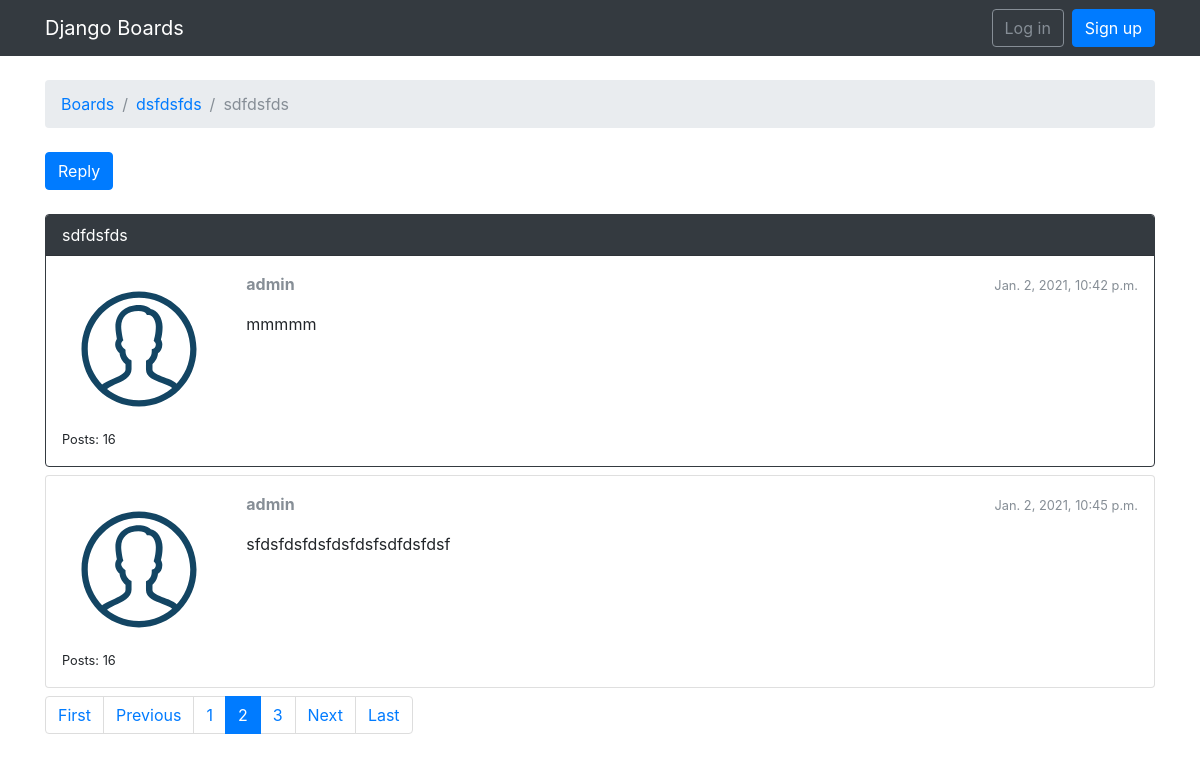
The page /boards/1/topics/1/?page=2 on the database its author committed.
### boards/models.py (models this page shows, shortened)
class Topic(models.Model):
    subject = models.CharField(
        max_length=255
        )
    last_updated = models.DateTimeField(
        auto_now_add=True
        )
    board = models.ForeignKey(
        Board,
        related_name='topics',
        on_delete=models.CASCADE
        )
    starter = models.ForeignKey(
        User,
        related_name='topics',
        on_delete=models.CASCADE
        )
    views = models.PositiveIntegerField(
        default=0
        )

class Board(models.Model):
    name = models.CharField(
        max_length=30,
        unique=True
        )
    description = models.CharField(
        max_length=100
        )

class Post(models.Model):
    message = models.TextField(
        max_length=4000
        )
    topic = models.ForeignKey(
        Topic,
        related_name='posts',
        on_delete=models.CASCADE
        )
    created_at = models.DateTimeField(
        auto_now_add=True
        )
    updated_at = models.DateTimeField(
        null=True
        )
    created_by = models.ForeignKey(
        User,
        related_name='posts',
        on_delete=models.CASCADE
        )
    updated_by = models.ForeignKey(
        User,
        null=True,
        related_name='+',           # this wont create a relationship in the parent object
        on_delete=models.CASCADE
        )
    def get_message_as_markdown(self):
        return mark_safe(markdown(self.message, safe_mode='escape'))

### boards/views.py (the view)
# urls.py: path('<int:pk>/topics/<int:topic_pk>/', views.PostListView.as_view(), name='topic_posts'),
class PostListView(ListView):
    model = Post
    context_object_name = 'posts'
    template_name = 'boards/topic_posts.html'
    paginate_by = 2
    def get_context_data(self, **kwargs):
        self.topic.views += 1
        self.topic.save()
        kwargs['topic'] = self.topic
        return super().get_context_data(**kwargs)
    def get_queryset(self):
        self.topic = get_object_or_404(
            Topic,
            board__pk=self.kwargs.get('pk'),
            pk=self.kwargs.get('topic_pk')
            )
        queryset = self.topic.posts.order_by('created_at')
        return queryset

### boards/templates/boards/topic_posts.html (shortened to what this page needs)
{% extends 'boards/base.html' %}
{% load static %}
{% block breadcrumb %}
  <li class="breadcrumb-item"><a href="{% url 'boards:home2' %}">Boards</a></li>
  <li class="breadcrumb-item"><a href="{% url 'boards:board_topics' topic.board.pk %}">{{ topic.board.name }}</a></li>
  <li class="breadcrumb-item active">{{ topic.subject }}</li>
{% endblock %}
{% block content %}
  <div class="mb-4">
    <a href="{% url 'boards:reply_topic' topic.board.pk topic.pk %}" class="btn btn-primary" role="button">Reply</a>
  </div>
  {% for post in posts %}
    <div class="card mb-2 {% if forloop.first %}border-dark{% endif %}">
      {% if forloop.first %}
        <div class="card-header text-white bg-dark py-2 px-3">{{ topic.subject }}</div>
      {% endif %}
      <div class="card-body p-3">
        <div class="row">
          <div class="col-2">
            <img src="{% static 'boards/img/avatar.svg' %}" alt="{{ post.created_by.username }}" class="w-100">
            <small>Posts: {{ post.created_by.posts.count }}</small>
          </div>
          <div class="col-10">
            <div class="row mb-3">
              <div class="col-6">
                <strong class="text-muted">{{ post.created_by.username }}</strong>
              </div>
              <div class="col-6 text-right">
                <small class="text-muted">{{ post.created_at }}</small>
              </div>
            </div>
            {{ post.get_message_as_markdown }}
          </div>
        </div>
      </div>
    </div>
  {% endfor %}
  {% include 'boards/includes/pagination.html' %}
{% endblock %}

### boards/static/boards/css/app.css (style rules this page uses)
html, body { height: 100%; }

### rows shown on the page
Topic: board.name "dsfdsfds", subject "sdfdsfds"
Post: created_by.posts.count "16", created_by.username "admin", created_at "Jan. 2, 2021, 10:42 p.m.", get_message_as_markdown "mmmmm"
Post: created_by.posts.count "16", created_by.username "admin", created_at "Jan. 2, 2021, 10:45 p.m.", get_message_as_markdown "sfdsfdsfdsfdsfdsfsdfdsfdsf"

### other values the page prints
{{ page_num }} "1" "3"
{{ page_num }} "2"
